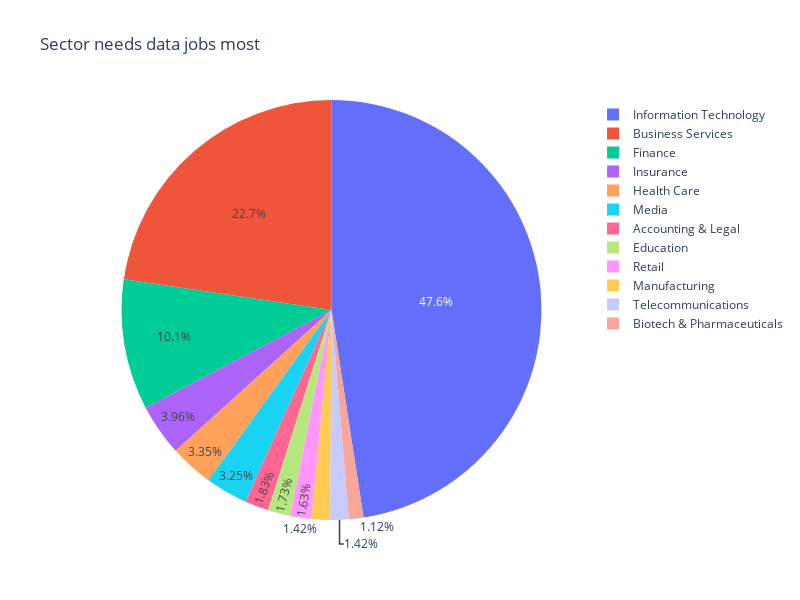

Notebook code for this chart:
### Code cell
fig = px.pie(sector, names=sector[sector>10].index, values=sector[sector>10].values, title='Sector needs data jobs most',\
            width= 800, height=600, color_discrete_sequence= px.colors.qualitative.Plotly)
fig.show()

### Figure 1 — Plotly figure (JSON) as saved in the notebook; plotly's stock layout.template omitted (floating-point values rounded to 4 significant figures)
{"data": [{"domain": {"x": [0, 1], "y": [0, 1]}, "hovertemplate": "label=%{label}<br>value=%{value}<extra></extra>", "labels": ["Information Technology", "Business Services", "Finance", "Insurance", "Health Care", "Media", "Accounting & Legal", "Education", "Retail", "Manufacturing", "Telecommunications", "Biotech & Pharmaceuticals"], "legendgroup": "", "name": "", "showlegend": true, "type": "pie", "values": [468, 223, 99, 39, 33, 32, 18, 17, 16, 14, 14, 11]}], "layout": {"height": 600, "legend": {"tracegroupgap": 0}, "piecolorway": ["#636EFA", "#EF553B", "#00CC96", "#AB63FA", "#FFA15A", "#19D3F3", "#FF6692", "#B6E880", "#FF97FF", "#FECB52"], "title": {"text": "Sector needs data jobs most"}, "width": 800}}
